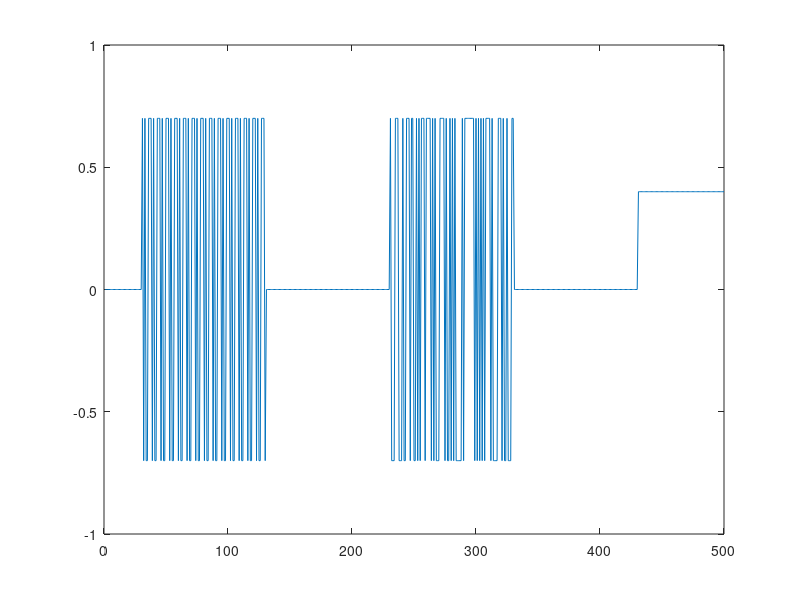
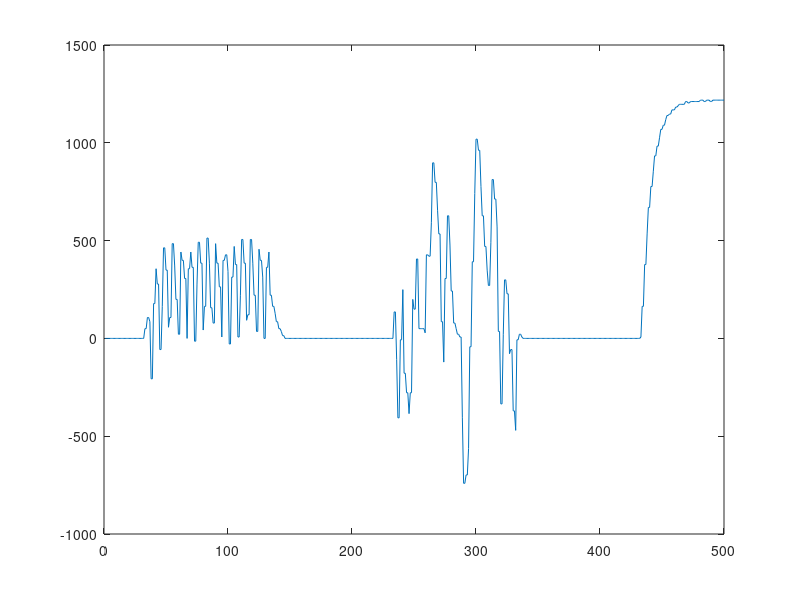

These figures' MATLAB source, in order: (Note: this script raises an error after producing the figures.)
close all;

m=3;
x=ones(1,m);
if m==3
A=[1 0 1];
elseif m==4
   A=[1 0 0 1];
elseif m==5
   A=[0 1 0 0 1];
elseif m==6
   A=[1 0 0 0 0 1];
elseif m==7
   A=[1 0 0 0 0 0 1];
elseif m==8
   A=[1 1 0 0 0 0 1 1];
elseif m==9
   A=[0 0 0 1 0 0 0 0 1];
elseif m==10
   A=[0 0 1 0 0 0 0 0 0 1];
end

% for i =2:m  
% A(i,1:m)=1*(i==(1:m)+1);     
% end


% for i=2:100
%     x(i,1)=mod(A(1,:)*x(i-1,:)',2);
%     x(i,(2:m))=x(i-1,(2:m)-1);
% end

%(A(1,:)*x(i-1,:)')%2)

for i=2:100
x(i,1)=mod(A*x(i-1,:)',2);
x(i,2:m)=x(i-1,(2:m)-1);
end

plot(x(:,1))

SPAB3=x(:,1);

%%
close all;

m=10;
x=ones(1,m);
A=[];
if m==3
A=[1 0 1];
elseif m==4
   A=[1 0 0 1];
elseif m==5
   A=[0 1 0 0 1];
elseif m==6
   A=[1 0 0 0 0 1];
elseif m==7
   A=[1 0 0 0 0 0 1];
elseif m==8
   A=[1 1 0 0 0 0 1 1];
elseif m==9
   A=[0 0 0 1 0 0 0 0 1];
elseif m==10
   A=[0 0 1 0 0 0 0 0 0 1];
end

for i =2:m  
A(i,1:m)=1*(i==(1:m)+1);     
end


for i=2:100
    x(i,1)=mod(A(1,:)*x(i-1,:)',2);
    x(i,(2:m))=x(i-1,(2:m)-1);
end

plot(x(:,1))

SPAB10=x(:,1);

u=[zeros(1,30),(SPAB3*1.4-0.7)',zeros(1,99),(SPAB10*1.4-0.7)',zeros(1,99),0.4*ones(1,70)];

%%
close all;
load('datelab7.mat')

plot(u)
figure
plot(vel)

u3=u(1:150)';
u10=u(220:350)';
uvel=u(370:end)';

y3=vel(1:150)';
y10=vel(220:350)';
yvel=vel(370:end)';

%%
%SPAB3
data3=iddata(y3,u3,t(2)-t(1));
model3=arx(data3,[10 10 1]);
compare(data3,model3)

%%
%SPAB10
data10=iddata(y10,u10,t(2)-t(1));
model10=arx(data10,[10 10 1]);
compare(data10,model10)

%%
%final
dataval=iddata(yvel,uvel,t(2)-t(1));
compare(dataval,model10)
figure
compare(dataval,model3)




